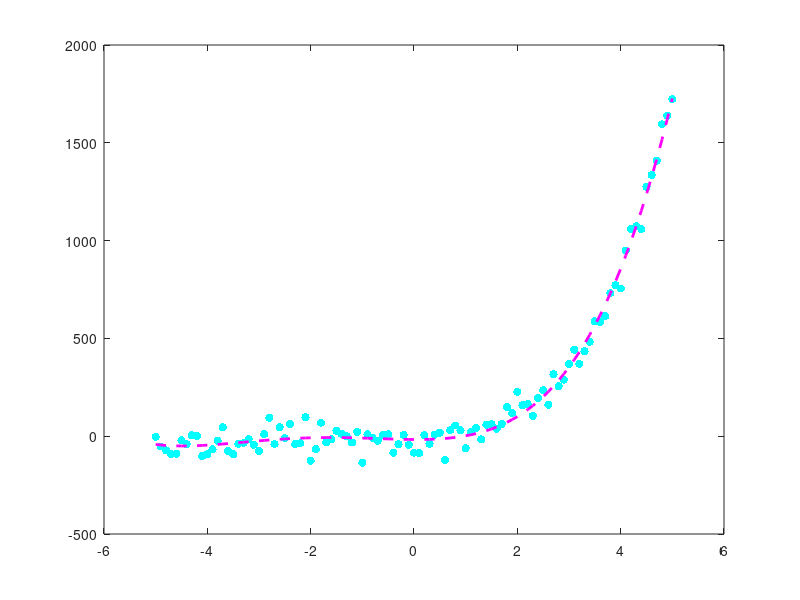

MATLAB code to generate this figure: (Note: this script raises an error after producing the figure.)
clc;
clear;

%% prepare data
% use fifth-order polynomial to generates fake
% observation data
x = -5:0.1:5;
x = x.';
y = 1 * x.^4 + 7 * x.^3 + 9 * x.^2 + 1 * x + 1 + 50 * randn(size(x));
% visualization
figure(1);
plot(x, y, 'o', 'MarkerSize', 6, 'MarkerEdgeColor', 'none', 'MarkerFaceColor', 'cyan');
hold on;

%% least-square method
% generate a linear equations system and find it least-square solution
Mx = [x.^4, x.^3, x.^2, x, ones(length(x), 1)];
param = Mx \ y;
% visualization
ls4 = param(1); ls3 = param(2); ls2 = param(3); ls1 = param(4); ls0 = param(5); 
lsfit = ls4 * x.^4 + ls3 * x.^3 + ls2 * x.^2 + ls1 * x + ls0;
figure(1);
plot(x, lsfit, '--magenta', 'LineWidth', 2);

%% optimization method
% configure options and optimize loss function
fun = @(param)sseval(param, x, y);
param0 = rand(5, 1);
options = optimset('Display', 'iter');
solution = fminsearch(fun, param0, options);
% visualization
figure(1);
p4 = solution(1); p3 = solution(2); p2 = solution(3); p1 = solution(4); p0 = solution(5);
yfit = p4 * x.^4 + p3 * x.^3 + p2 * x.^2 + p1 * x + p0;
plot(x, yfit, ':', 'LineWidth', 2, 'Color', '#0072BD');

% definition of loss function
function sse = sseval(param, x, y)
    p4 = param(1);
    p3 = param(2);
    p2 = param(3);
    p1 = param(4);
    p0 = param(5);
    sse = sum((y - p4 * x.^4 - p3 * x.^3 - p2 * x.^2 - p1 * x - p0).^2);
end